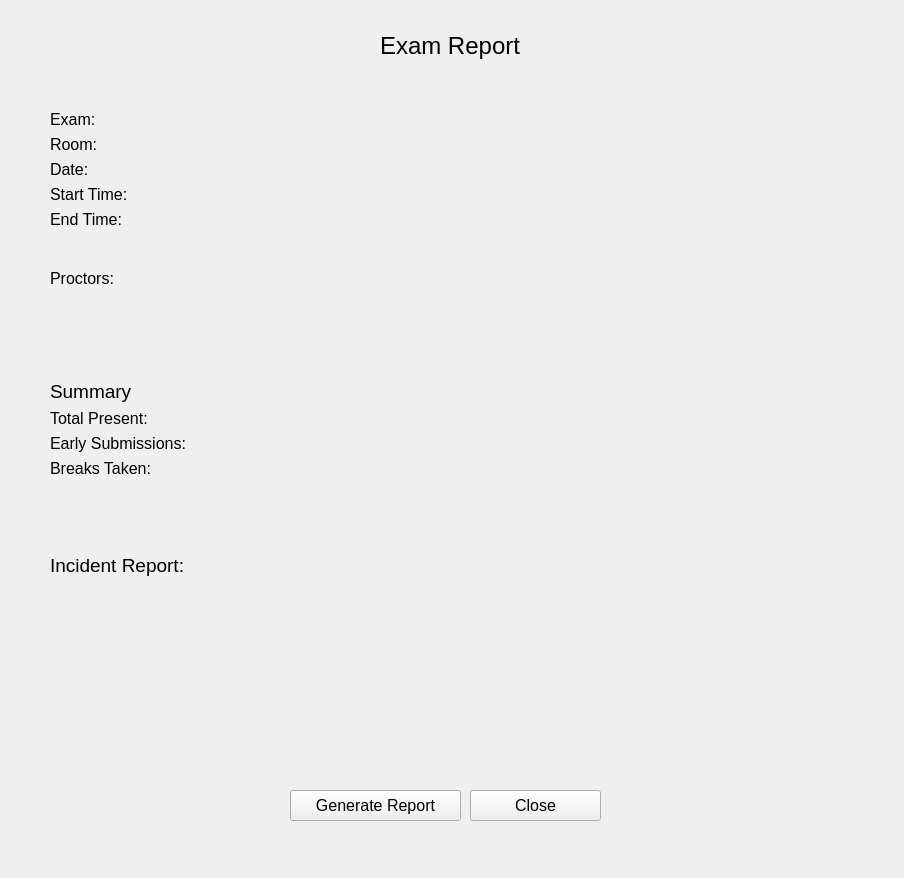
<?xml version="1.0" encoding="UTF-8"?>
<ui version="4.0">
 <class>generatereport</class>
 <widget class="QWidget" name="generatereport">
  <property name="geometry">
   <rect>
    <x>0</x>
    <y>0</y>
    <width>904</width>
    <height>878</height>
   </rect>
  </property>
  <property name="windowTitle">
   <string>generatereport</string>
  </property>
  <widget class="QLabel" name="Title">
   <property name="geometry">
    <rect>
     <x>380</x>
     <y>20</y>
     <width>171</width>
     <height>51</height>
    </rect>
   </property>
   <property name="font">
    <font>
     <pointsize>18</pointsize>
    </font>
   </property>
   <property name="text">
    <string>Exam Report</string>
   </property>
   <property name="scaledContents">
    <bool>false</bool>
   </property>
  </widget>
  <widget class="QWidget" name="formLayoutWidget">
   <property name="geometry">
    <rect>
     <x>50</x>
     <y>110</y>
     <width>331</width>
     <height>141</height>
    </rect>
   </property>
   <layout class="QFormLayout" name="ExamDetailsLayout">
    <item row="0" column="0">
     <widget class="QLabel" name="Exam">
      <property name="font">
       <font>
        <pointsize>12</pointsize>
       </font>
      </property>
      <property name="text">
       <string>Exam:</string>
      </property>
     </widget>
    </item>
    <item row="1" column="0">
     <widget class="QLabel" name="Room">
      <property name="font">
       <font>
        <pointsize>12</pointsize>
       </font>
      </property>
      <property name="text">
       <string>Room:</string>
      </property>
     </widget>
    </item>
    <item row="2" column="0">
     <widget class="QLabel" name="Date">
      <property name="font">
       <font>
        <pointsize>12</pointsize>
       </font>
      </property>
      <property name="text">
       <string>Date:</string>
      </property>
     </widget>
    </item>
    <item row="2" column="1">
     <widget class="QLabel" name="dateValueLabel">
      <property name="text">
       <string/>
      </property>
     </widget>
    </item>
    <item row="3" column="0">
     <widget class="QLabel" name="StartTime">
      <property name="font">
       <font>
        <pointsize>12</pointsize>
       </font>
      </property>
      <property name="text">
       <string>Start Time:</string>
      </property>
     </widget>
    </item>
    <item row="3" column="1">
     <widget class="QLabel" name="startTimeValueLabel">
      <property name="text">
       <string/>
      </property>
     </widget>
    </item>
    <item row="4" column="0">
     <widget class="QLabel" name="EndTime">
      <property name="font">
       <font>
        <pointsize>12</pointsize>
       </font>
      </property>
      <property name="text">
       <string>End Time:</string>
      </property>
     </widget>
    </item>
    <item row="4" column="1">
     <widget class="QLabel" name="endTimeValueLabel">
      <property name="text">
       <string/>
      </property>
     </widget>
    </item>
    <item row="0" column="1">
     <widget class="QLabel" name="examValueLabel">
      <property name="text">
       <string/>
      </property>
     </widget>
    </item>
    <item row="1" column="1">
     <widget class="QLabel" name="roomValueLabel">
      <property name="text">
       <string/>
      </property>
     </widget>
    </item>
   </layout>
  </widget>
  <widget class="QWidget" name="verticalLayoutWidget">
   <property name="geometry">
    <rect>
     <x>50</x>
     <y>260</y>
     <width>331</width>
     <height>80</height>
    </rect>
   </property>
   <layout class="QVBoxLayout" name="ProctorsLayout">
    <item>
     <widget class="QLabel" name="Proctors">
      <property name="font">
       <font>
        <pointsize>12</pointsize>
       </font>
      </property>
      <property name="text">
       <string>Proctors:</string>
      </property>
     </widget>
    </item>
    <item>
     <widget class="QLabel" name="proctorValueLabel">
      <property name="font">
       <font>
        <pointsize>12</pointsize>
       </font>
      </property>
      <property name="text">
       <string/>
      </property>
     </widget>
    </item>
   </layout>
  </widget>
  <widget class="QWidget" name="formLayoutWidget_2">
   <property name="geometry">
    <rect>
     <x>50</x>
     <y>380</y>
     <width>361</width>
     <height>121</height>
    </rect>
   </property>
   <layout class="QFormLayout" name="ExamSummaryLayout">
    <item row="1" column="0">
     <widget class="QLabel" name="TotalPresent">
      <property name="font">
       <font>
        <pointsize>12</pointsize>
       </font>
      </property>
      <property name="text">
       <string>Total Present:</string>
      </property>
     </widget>
    </item>
    <item row="1" column="1">
     <widget class="QLabel" name="totalPresentValueLabel">
      <property name="text">
       <string/>
      </property>
     </widget>
    </item>
    <item row="2" column="0">
     <widget class="QLabel" name="EarlySubmissions">
      <property name="font">
       <font>
        <pointsize>12</pointsize>
       </font>
      </property>
      <property name="text">
       <string>Early Submissions:</string>
      </property>
     </widget>
    </item>
    <item row="2" column="1">
     <widget class="QLabel" name="earlySubmissionsValueLabel">
      <property name="text">
       <string/>
      </property>
     </widget>
    </item>
    <item row="3" column="0">
     <widget class="QLabel" name="BreaksTaken">
      <property name="font">
       <font>
        <pointsize>12</pointsize>
       </font>
      </property>
      <property name="text">
       <string>Breaks Taken:</string>
      </property>
     </widget>
    </item>
    <item row="3" column="1">
     <widget class="QLabel" name="breaksValueLabel">
      <property name="text">
       <string/>
      </property>
     </widget>
    </item>
    <item row="0" column="0">
     <widget class="QLabel" name="Summary">
      <property name="font">
       <font>
        <pointsize>14</pointsize>
       </font>
      </property>
      <property name="text">
       <string>Summary</string>
      </property>
     </widget>
    </item>
   </layout>
  </widget>
  <widget class="QWidget" name="verticalLayoutWidget_3">
   <property name="geometry">
    <rect>
     <x>50</x>
     <y>590</y>
     <width>801</width>
     <height>171</height>
    </rect>
   </property>
   <layout class="QVBoxLayout" name="IncidentReport">
    <item>
     <widget class="QLabel" name="label_2">
      <property name="font">
       <font>
        <pointsize>12</pointsize>
       </font>
      </property>
      <property name="text">
       <string/>
      </property>
     </widget>
    </item>
   </layout>
  </widget>
  <widget class="QPushButton" name="GenerateReportButton">
   <property name="geometry">
    <rect>
     <x>290</x>
     <y>790</y>
     <width>171</width>
     <height>31</height>
    </rect>
   </property>
   <property name="font">
    <font>
     <pointsize>12</pointsize>
    </font>
   </property>
   <property name="text">
    <string>Generate Report</string>
   </property>
  </widget>
  <widget class="QPushButton" name="pushButton">
   <property name="geometry">
    <rect>
     <x>470</x>
     <y>790</y>
     <width>131</width>
     <height>31</height>
    </rect>
   </property>
   <property name="font">
    <font>
     <pointsize>12</pointsize>
    </font>
   </property>
   <property name="text">
    <string>Close</string>
   </property>
  </widget>
  <widget class="QLabel" name="label">
   <property name="geometry">
    <rect>
     <x>50</x>
     <y>550</y>
     <width>799</width>
     <height>31</height>
    </rect>
   </property>
   <property name="font">
    <font>
     <pointsize>14</pointsize>
    </font>
   </property>
   <property name="text">
    <string>Incident Report:</string>
   </property>
  </widget>
 </widget>
 <resources/>
 <connections/>
</ui>
